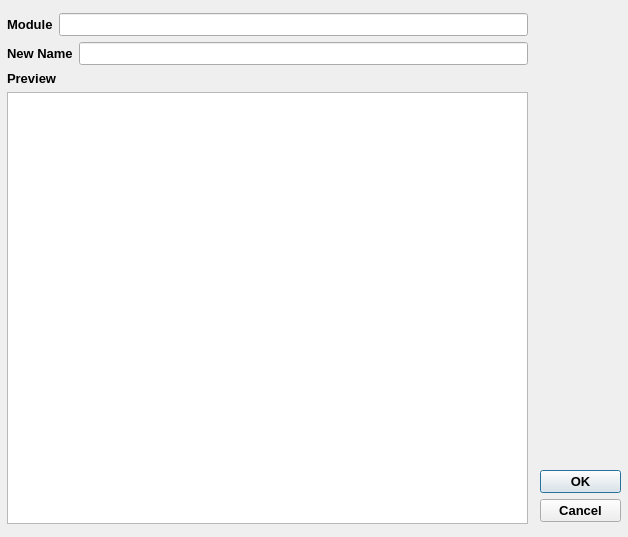
<?xml version="1.0" encoding="UTF-8"?>
<ui version="4.0">
 <class>Dialog</class>
 <widget class="QDialog" name="Dialog">
  <property name="windowModality">
   <enum>Qt::WindowModal</enum>
  </property>
  <property name="geometry">
   <rect>
    <x>0</x>
    <y>0</y>
    <width>628</width>
    <height>537</height>
   </rect>
  </property>
  <property name="font">
   <font>
    <pointsize>10</pointsize>
    <bold>true</bold>
   </font>
  </property>
  <property name="windowTitle">
   <string>Rename</string>
  </property>
  <widget class="QDialogButtonBox" name="buttonBox">
   <property name="geometry">
    <rect>
     <x>540</x>
     <y>470</y>
     <width>81</width>
     <height>61</height>
    </rect>
   </property>
   <property name="locale">
    <locale language="Chinese" country="China"/>
   </property>
   <property name="orientation">
    <enum>Qt::Vertical</enum>
   </property>
   <property name="standardButtons">
    <set>QDialogButtonBox::Cancel|QDialogButtonBox::Ok</set>
   </property>
  </widget>
  <widget class="QWidget" name="layoutWidget">
   <property name="geometry">
    <rect>
     <x>7</x>
     <y>13</y>
     <width>521</width>
     <height>511</height>
    </rect>
   </property>
   <layout class="QVBoxLayout" name="verticalLayout">
    <item>
     <layout class="QHBoxLayout" name="horizontalLayout_module">
      <item>
       <widget class="QLabel" name="label_module">
        <property name="text">
         <string>Module</string>
        </property>
       </widget>
      </item>
      <item>
       <widget class="QLineEdit" name="lineEdit_module">
        <property name="readOnly">
         <bool>true</bool>
        </property>
       </widget>
      </item>
     </layout>
    </item>
    <item>
     <layout class="QHBoxLayout" name="horizontalLayout_new_name">
      <item>
       <widget class="QLabel" name="label_new_name">
        <property name="text">
         <string>New Name</string>
        </property>
       </widget>
      </item>
      <item>
       <widget class="QLineEdit" name="lineEdit_new_name">
        <property name="readOnly">
         <bool>false</bool>
        </property>
       </widget>
      </item>
     </layout>
    </item>
    <item>
     <widget class="QLabel" name="label">
      <property name="text">
       <string>Preview</string>
      </property>
     </widget>
    </item>
    <item>
     <widget class="QPlainTextEdit" name="plainTextEdit">
      <property name="font">
       <font>
        <pointsize>10</pointsize>
        <bold>false</bold>
       </font>
      </property>
      <property name="readOnly">
       <bool>true</bool>
      </property>
     </widget>
    </item>
   </layout>
  </widget>
 </widget>
 <resources/>
 <connections>
  <connection>
   <sender>buttonBox</sender>
   <signal>accepted()</signal>
   <receiver>Dialog</receiver>
   <slot>accept()</slot>
   <hints>
    <hint type="sourcelabel">
     <x>248</x>
     <y>254</y>
    </hint>
    <hint type="destinationlabel">
     <x>157</x>
     <y>274</y>
    </hint>
   </hints>
  </connection>
  <connection>
   <sender>buttonBox</sender>
   <signal>rejected()</signal>
   <receiver>Dialog</receiver>
   <slot>reject()</slot>
   <hints>
    <hint type="sourcelabel">
     <x>316</x>
     <y>260</y>
    </hint>
    <hint type="destinationlabel">
     <x>286</x>
     <y>274</y>
    </hint>
   </hints>
  </connection>
  <connection>
   <sender>lineEdit_new_name</sender>
   <signal>editingFinished()</signal>
   <receiver>Dialog</receiver>
   <slot>slot_set_new_name()</slot>
   <hints>
    <hint type="sourcelabel">
     <x>307</x>
     <y>55</y>
    </hint>
    <hint type="destinationlabel">
     <x>313</x>
     <y>268</y>
    </hint>
   </hints>
  </connection>
 </connections>
 <slots>
  <slot>slot_set_new_name()</slot>
 </slots>
</ui>
